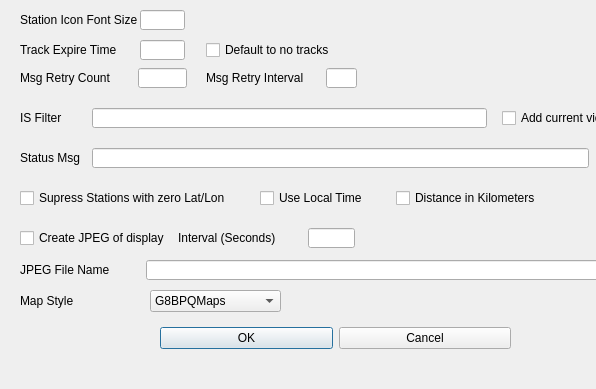
<?xml version="1.0" encoding="UTF-8"?>
<ui version="4.0">
 <class>configDialog</class>
 <widget class="QDialog" name="configDialog">
  <property name="geometry">
   <rect>
    <x>0</x>
    <y>0</y>
    <width>596</width>
    <height>389</height>
   </rect>
  </property>
  <property name="windowTitle">
   <string>BPQAPRS Basic Setup</string>
  </property>
  <widget class="QWidget" name="layoutWidget">
   <property name="geometry">
    <rect>
     <x>160</x>
     <y>322</y>
     <width>351</width>
     <height>33</height>
    </rect>
   </property>
   <layout class="QHBoxLayout">
    <property name="spacing">
     <number>6</number>
    </property>
    <property name="leftMargin">
     <number>0</number>
    </property>
    <property name="topMargin">
     <number>0</number>
    </property>
    <property name="rightMargin">
     <number>0</number>
    </property>
    <property name="bottomMargin">
     <number>0</number>
    </property>
    <item>
     <widget class="QPushButton" name="okButton">
      <property name="text">
       <string>OK</string>
      </property>
     </widget>
    </item>
    <item>
     <widget class="QPushButton" name="cancelButton">
      <property name="text">
       <string>Cancel</string>
      </property>
     </widget>
    </item>
   </layout>
  </widget>
  <widget class="QLineEdit" name="trackExpireTime">
   <property name="geometry">
    <rect>
     <x>140</x>
     <y>40</y>
     <width>45</width>
     <height>20</height>
    </rect>
   </property>
  </widget>
  <widget class="QLineEdit" name="retryCount">
   <property name="geometry">
    <rect>
     <x>138</x>
     <y>68</y>
     <width>49</width>
     <height>20</height>
    </rect>
   </property>
  </widget>
  <widget class="QLineEdit" name="retryInterval">
   <property name="geometry">
    <rect>
     <x>326</x>
     <y>68</y>
     <width>31</width>
     <height>20</height>
    </rect>
   </property>
  </widget>
  <widget class="QLineEdit" name="ISFIlter">
   <property name="geometry">
    <rect>
     <x>92</x>
     <y>108</y>
     <width>395</width>
     <height>20</height>
    </rect>
   </property>
  </widget>
  <widget class="QLineEdit" name="JPEGInterval">
   <property name="geometry">
    <rect>
     <x>308</x>
     <y>228</y>
     <width>47</width>
     <height>20</height>
    </rect>
   </property>
  </widget>
  <widget class="QLineEdit" name="JPEGFileName">
   <property name="geometry">
    <rect>
     <x>146</x>
     <y>260</y>
     <width>459</width>
     <height>20</height>
    </rect>
   </property>
  </widget>
  <widget class="QCheckBox" name="noTracks">
   <property name="geometry">
    <rect>
     <x>206</x>
     <y>40</y>
     <width>147</width>
     <height>20</height>
    </rect>
   </property>
   <property name="text">
    <string>Default to no tracks</string>
   </property>
  </widget>
  <widget class="QCheckBox" name="addCurrentView">
   <property name="geometry">
    <rect>
     <x>502</x>
     <y>108</y>
     <width>205</width>
     <height>20</height>
    </rect>
   </property>
   <property name="text">
    <string>Add current view to filter string</string>
   </property>
  </widget>
  <widget class="QLabel" name="label">
   <property name="geometry">
    <rect>
     <x>20</x>
     <y>40</y>
     <width>113</width>
     <height>20</height>
    </rect>
   </property>
   <property name="text">
    <string>Track Expire Time</string>
   </property>
  </widget>
  <widget class="QLabel" name="label_2">
   <property name="geometry">
    <rect>
     <x>20</x>
     <y>68</y>
     <width>109</width>
     <height>20</height>
    </rect>
   </property>
   <property name="text">
    <string>Msg Retry Count</string>
   </property>
  </widget>
  <widget class="QLabel" name="label_3">
   <property name="geometry">
    <rect>
     <x>206</x>
     <y>68</y>
     <width>117</width>
     <height>20</height>
    </rect>
   </property>
   <property name="text">
    <string>Msg Retry Interval</string>
   </property>
  </widget>
  <widget class="QLabel" name="label_4">
   <property name="geometry">
    <rect>
     <x>20</x>
     <y>108</y>
     <width>47</width>
     <height>20</height>
    </rect>
   </property>
   <property name="text">
    <string>IS Filter</string>
   </property>
  </widget>
  <widget class="QLabel" name="label_5">
   <property name="geometry">
    <rect>
     <x>20</x>
     <y>148</y>
     <width>79</width>
     <height>20</height>
    </rect>
   </property>
   <property name="text">
    <string>Status Msg</string>
   </property>
  </widget>
  <widget class="QLabel" name="label_10">
   <property name="geometry">
    <rect>
     <x>178</x>
     <y>228</y>
     <width>101</width>
     <height>20</height>
    </rect>
   </property>
   <property name="text">
    <string>Interval (Seconds)</string>
   </property>
  </widget>
  <widget class="QLabel" name="label_11">
   <property name="geometry">
    <rect>
     <x>20</x>
     <y>260</y>
     <width>109</width>
     <height>20</height>
    </rect>
   </property>
   <property name="text">
    <string>JPEG File Name</string>
   </property>
  </widget>
  <widget class="QLineEdit" name="statusMsg">
   <property name="geometry">
    <rect>
     <x>92</x>
     <y>148</y>
     <width>497</width>
     <height>20</height>
    </rect>
   </property>
  </widget>
  <widget class="QCheckBox" name="suppressNoPosn">
   <property name="geometry">
    <rect>
     <x>20</x>
     <y>188</y>
     <width>237</width>
     <height>20</height>
    </rect>
   </property>
   <property name="text">
    <string>Supress Stations with zero Lat/Lon</string>
   </property>
  </widget>
  <widget class="QCheckBox" name="useLocalTime">
   <property name="geometry">
    <rect>
     <x>260</x>
     <y>188</y>
     <width>125</width>
     <height>20</height>
    </rect>
   </property>
   <property name="text">
    <string>Use Local Time</string>
   </property>
  </widget>
  <widget class="QCheckBox" name="distKM">
   <property name="geometry">
    <rect>
     <x>396</x>
     <y>188</y>
     <width>169</width>
     <height>20</height>
    </rect>
   </property>
   <property name="text">
    <string>Distance in Kilometers</string>
   </property>
  </widget>
  <widget class="QCheckBox" name="createJPEG">
   <property name="geometry">
    <rect>
     <x>20</x>
     <y>228</y>
     <width>159</width>
     <height>20</height>
    </rect>
   </property>
   <property name="text">
    <string>Create JPEG of display</string>
   </property>
  </widget>
  <widget class="QLabel" name="label_6">
   <property name="geometry">
    <rect>
     <x>20</x>
     <y>10</y>
     <width>123</width>
     <height>20</height>
    </rect>
   </property>
   <property name="text">
    <string>Station Icon Font Size</string>
   </property>
  </widget>
  <widget class="QLineEdit" name="icomFortSize">
   <property name="geometry">
    <rect>
     <x>140</x>
     <y>10</y>
     <width>45</width>
     <height>20</height>
    </rect>
   </property>
  </widget>
  <widget class="QLabel" name="label_12">
   <property name="geometry">
    <rect>
     <x>20</x>
     <y>291</y>
     <width>109</width>
     <height>20</height>
    </rect>
   </property>
   <property name="text">
    <string>Map Style</string>
   </property>
  </widget>
  <widget class="QComboBox" name="mapStyle">
   <property name="geometry">
    <rect>
     <x>150</x>
     <y>290</y>
     <width>131</width>
     <height>22</height>
    </rect>
   </property>
   <item>
    <property name="text">
     <string>G8BPQMaps</string>
    </property>
   </item>
   <item>
    <property name="text">
     <string>osm-bright</string>
    </property>
   </item>
   <item>
    <property name="text">
     <string>klokantech-basic</string>
    </property>
   </item>
  </widget>
 </widget>
 <resources/>
 <connections>
  <connection>
   <sender>okButton</sender>
   <signal>clicked()</signal>
   <receiver>configDialog</receiver>
   <slot>accept()</slot>
   <hints>
    <hint type="sourcelabel">
     <x>278</x>
     <y>253</y>
    </hint>
    <hint type="destinationlabel">
     <x>96</x>
     <y>254</y>
    </hint>
   </hints>
  </connection>
  <connection>
   <sender>cancelButton</sender>
   <signal>clicked()</signal>
   <receiver>configDialog</receiver>
   <slot>reject()</slot>
   <hints>
    <hint type="sourcelabel">
     <x>369</x>
     <y>253</y>
    </hint>
    <hint type="destinationlabel">
     <x>179</x>
     <y>282</y>
    </hint>
   </hints>
  </connection>
 </connections>
</ui>
